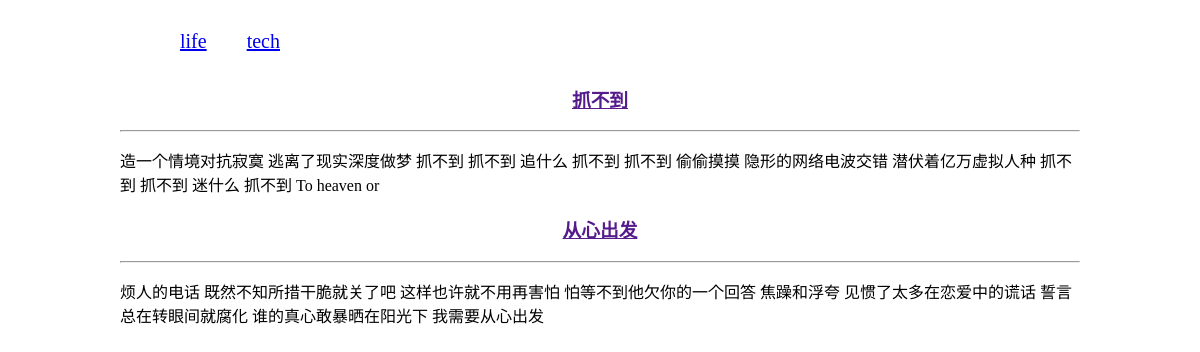
Screenshot of /?tag=life with the database file from the repository.
### firstapp/models.py (models this page shows, shortened)
class Article(models.Model):
    title = models.CharField(null = True, blank=True,max_length=40)
    content = models.TextField(null = True, blank=True)
    TAG_CHOICES=(
        ('tech','Tech'),
        ('life','Life'),
    )
    tag = models.CharField(null=True,blank=True, max_length=5,choices=TAG_CHOICES)

### firstapp/views.py (the view)
# urls.py: url(r'^$', views.index, name='index'),
def index(request):
    queryset=request.GET.get("tag")
    if queryset:
        articles = Article.objects.filter(tag=queryset)
    else:
        articles = Article.objects.all()
    return render(request,'index.html',{'articles':articles})

### firstapp/templates/index.html (shortened to what this page needs)
<!DOCTYPE html>
<html lang="en">
<head>
</head>
<body>
<div class="nav">
    <ul>
        <li><a href="?tag=life">life</a></li>
        <li><a href="?tag=tech">tech</a></li>
    </ul>
</div>
{% for article in articles %}
<h3><a href="">{{ article.title }}</a></h3>
    <hr>
<p>{{ article.content|truncatechars:100 }}</p>
{% endfor %}
</body>
</html>

### firstapp/templates/index.html (style rules this page uses)
ul { list-style: none; }
body { width: 960px; margin: 0 auto; }
.nav { height: 50px; }
ul li { float: left; }
ul li a { display: inline-block; padding: 0 20px; font: 400 20px/50px 微软雅黑; }
h3 { text-align: center; }

### rows the page displays
Article: title "抓不到", content "造一个情境对抗寂寞 逃离了现实深度做梦 抓不到 抓不到 追什么 抓不到 抓不到 偷偷摸摸 隐形的网络电波交错 潜伏着亿万虚拟人种 抓不到 抓不到 迷什么 抓不到 To heaven or"
Article: title "从心出发", content "烦人的电话 既然不知所措干脆就关了吧 这样也许就不用再害怕 怕等不到他欠你的一个回答 焦躁和浮夸 见惯了太多在恋爱中的谎话 誓言总在转眼间就腐化 谁的真心敢暴晒在阳光下 我需要从心出发"
